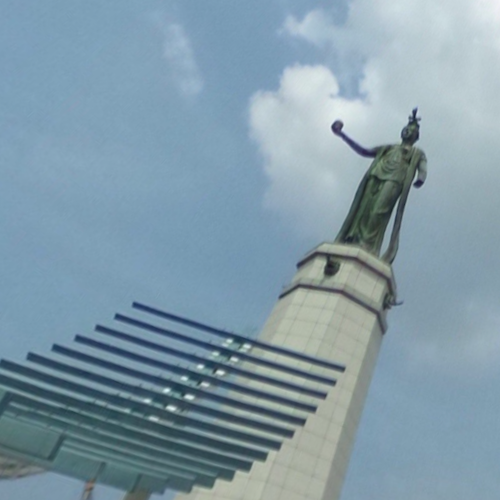
#> input picture pic01.jpg, 500 x 500 px
$ jupyter execute '局所特徴のマッチング.ipynb'
#> lines starting #> are read from the running program, lines starting #| are printed output that depends on the picture
[cell 1]
import numpy as np
import cv2
import PIL.Image
img1 = cv2.imread('pic01.jpg',0)          # queryImage
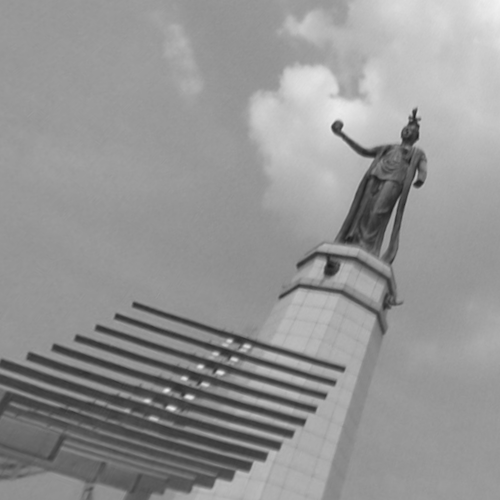
#> img1: shape (500, 500); min 28, max 242, mean 147.9
img2 = cv2.imread('pic02.jpg',0) # trainImage
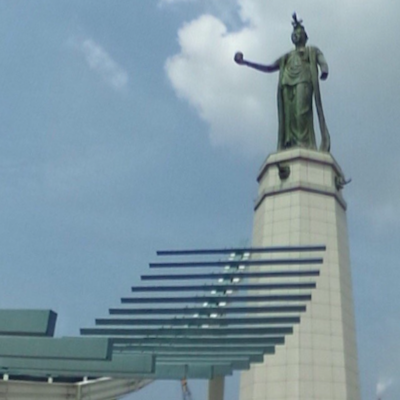
#> input picture pic02.jpg, 400 x 400 px
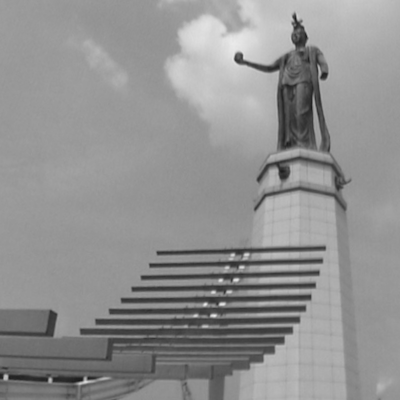
#> img2: shape (400, 400); min 25, max 235, mean 144.6

# out = np.zeros((img2.shape[0],img1.shape[1]+img2.shape[1],3),np.uint8)
# ORB 特徴検出器を生成
orb = cv2.ORB_create()

# ORB特徴のキーポイントと記述を生成
kp1, des1 = orb.detectAndCompute(img1,None)
#> kp1 = 500 keypoints; strongest (x, y, size): (333, 127, 77.1), (338, 122, 64.3), (332, 126, 64.3), (335, 121, 53.6)
kp2, des2 = orb.detectAndCompute(img2,None)
#> kp2 = 480 keypoints; strongest (x, y, size): (238, 54, 53.6), (235, 59, 53.6), (221, 304, 37.2), (238, 53, 37.2)
# 総当り照合器を、評価尺度＝ハミング距離、クロスチェックあり＝ desc2 からみても最適な対応であることをチェック
# （注意）ハミング距離はバイナリ型の特徴検出器でないと指定してはいけません
bf = cv2.BFMatcher(cv2.NORM_HAMMING, crossCheck=True)
# 各特徴にマッチする記述を得る
matches = bf.match(des1,des2)
#> matches = 216 matches

# 照合対を距離の小さいもの順に並べ替える
matches = sorted(matches, key = lambda x:x.distance)

# 上位20ペアまでを描画.
#out = cv2.drawMatches(img1,kp1,img2,kp2,matches[:20],None,flags=0) # デフォルト
#out2 = cv2.drawMatches(img1,kp1,img2,kp2,matches[:20],None,flags=2) # 孤立点を描かない
#out4 = cv2.drawMatches(img1,kp1,img2,kp2,matches[:20],None,flags=4) # 特徴サイズに応じた円を描く
out6 = cv2.drawMatches(img1,kp1,img2,kp2,matches[:20],None,flags=6) # 上２つの組わせ
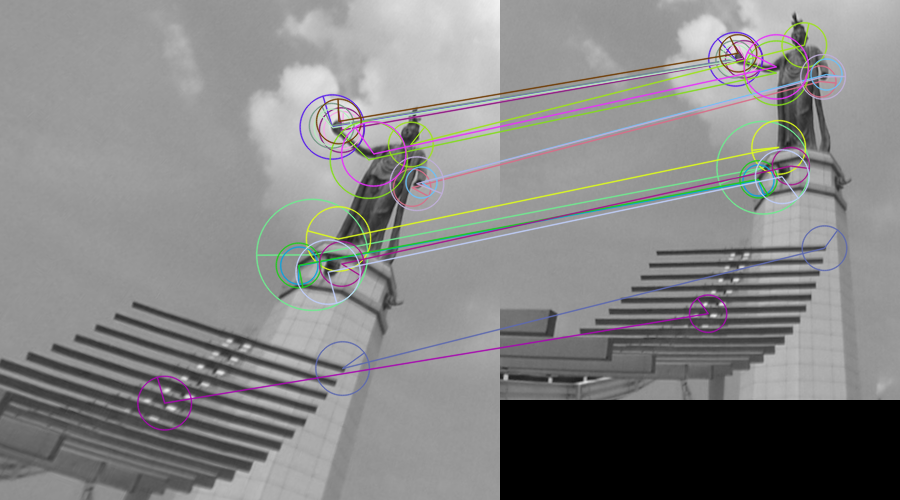
#> out6: shape (500, 900, 3); mean of channels 0, 1, 2 133.2, 133.2, 133.3; drawn as B, G, R
PIL.Image.fromarray(out6[:,:,::-1])
